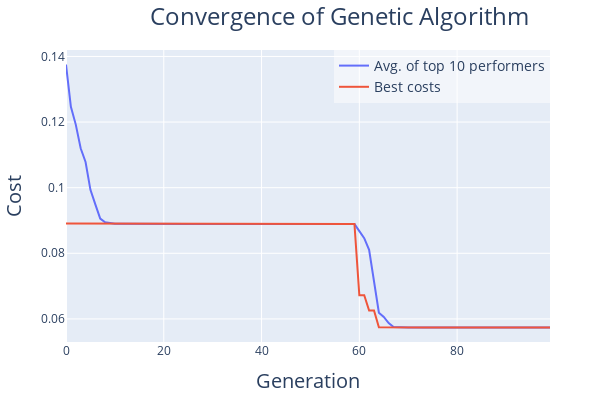

Notebook code for this chart:
### Code cell
# Plot the genetic algorithm convergence plot
visualizer.plot_optimization_results()
